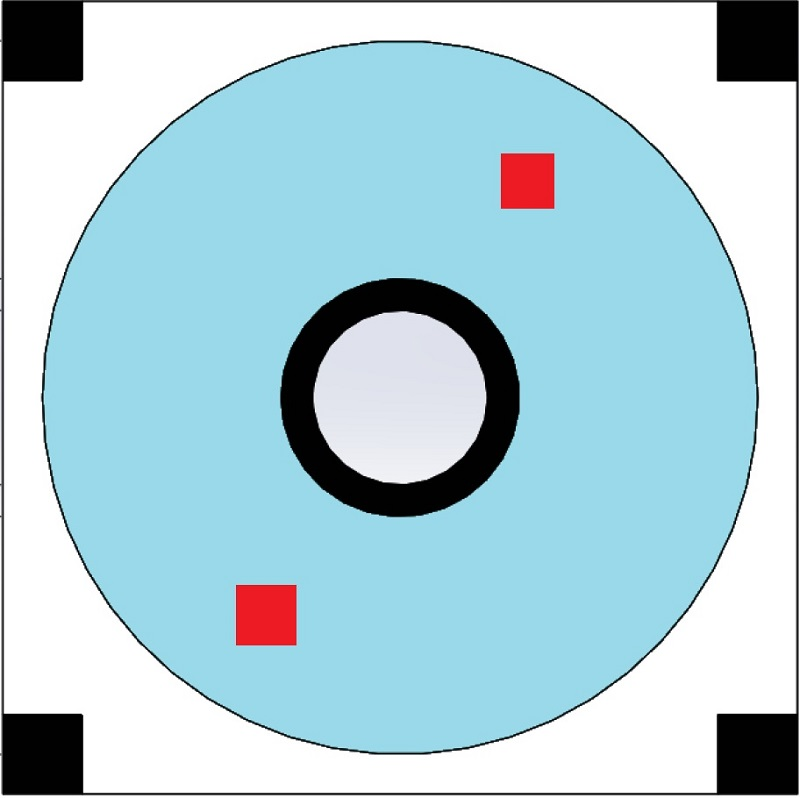
#> input picture test_images/round1new.jpg, 800 x 798 px, found by its file name
$ python 'popeye round1.py'   (older library calls are emulated)
#> lines starting #> are read from the running program, lines starting #| are printed output that depends on the picture; after the words box and inside, x2 and y2 are one past the last pixel; in counts of white or black regions, pixels touching at a corner belong together; long printed decimals are rounded
import math
import serial
import cv2
import numpy as np

img=cv2.imread('round1new.jpg',-1)
#> img is the input picture: shape (798, 800, 3); mean B, G, R 217.6, 208, 175.9
#gray=cv2.cvtColor(img,cv2.COLOR_BGR2HSV)#HERE GRAY IS NOT GRAYSCALE IT IS HSV
grayscale=cv2.cvtColor(img,cv2.COLOR_BGR2GRAY)
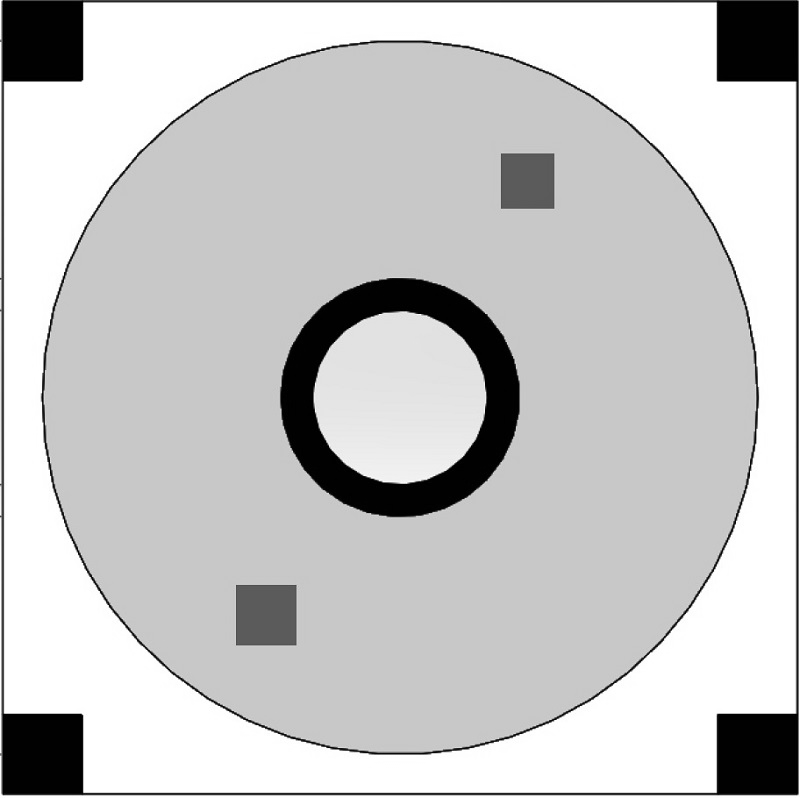
#> grayscale: shape (798, 800); min 0, max 255, mean 199.4
kernel=np.ones((5,5),np.uint8)
height,width,channels=img.shape
#> height = 798; width = 800; channels = 3
print(height,width)
#| 798 800
def dist_calc(x1,y1,x2,y2):
    return ((x2-x1)**2+(y2-y1)**2)**(0.5)
def findfactor(grayimg):

    retval,threshold=cv2.threshold(grayimg,5,255,cv2.THRESH_BINARY_INV)#CHECK THRESHOLD VALUE
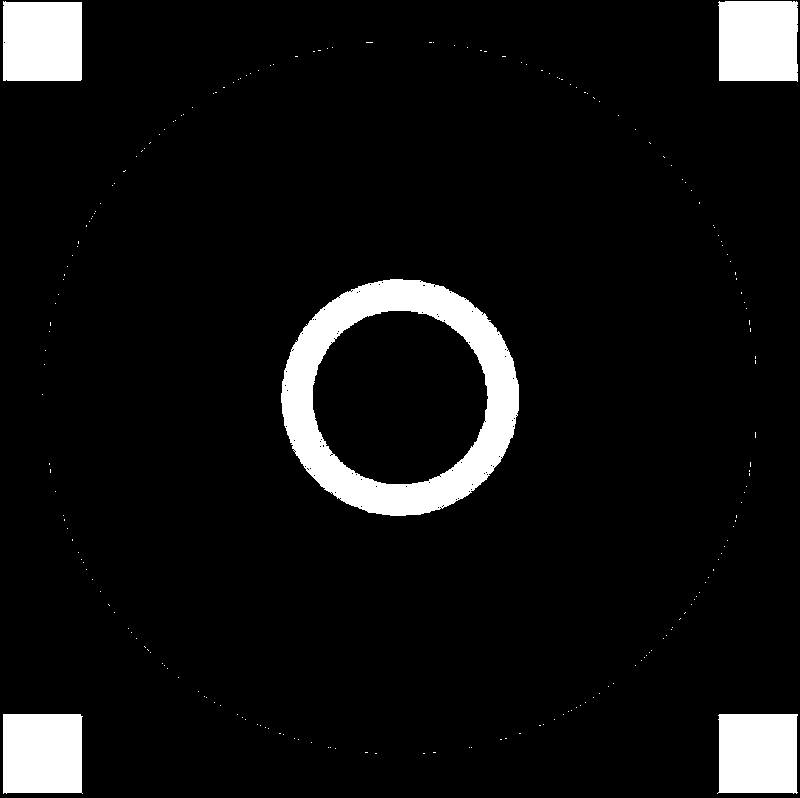
#> threshold: shape (798, 800); 7.1% white; 201 white regions (196 under 20 px), largest, box (x1, y1, x2, y2) and area: (281, 279, 519, 516) 20238, (718, 1, 798, 82) 6279, (3, 714, 83, 794) 6243, (3, 1, 82, 81) 6239, (717, 714, 798, 794) 6171
    #median=cv2.medianBlur(threshold,15)
    threshold=cv2.erode(threshold,kernel,iterations=3)
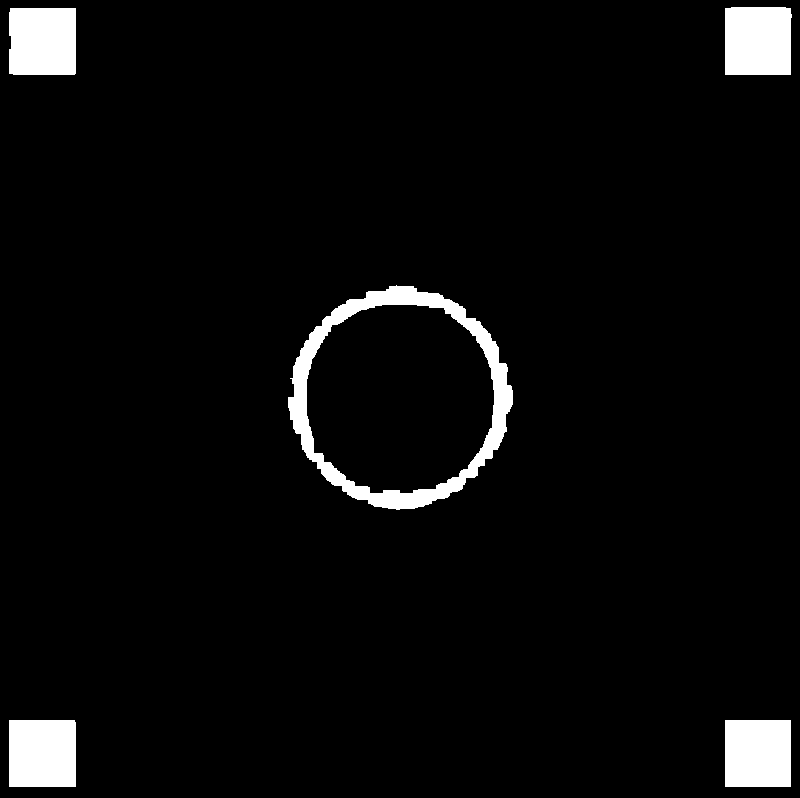
#> threshold: shape (798, 800); 4.3% white; 5 white regions
    #dilation=cv2.dilate(threshold,kernel,iterations=1)
    #cv2.imshow('thresh',threshold)
    img_factor,contours_factor,hierarchy_factor=cv2.findContours(threshold,cv2.RETR_TREE,cv2.CHAIN_APPROX_SIMPLE)
#> contours_factor = 6 contours; box (x1, y1, x2, y2) and area: (288, 285, 513, 510) 37402, (306, 304, 495, 494) 28774, (9, 720, 76, 787) 4354, (725, 7, 792, 75) 4349, (9, 8, 76, 75) 4322, (725, 720, 791, 787) 4290
##    try:
##        cv2.drawContours(img,contours_factor,-1,(255,0,0),3)#USE A BETTER ALGORITHM and remove this line img may not be defined
##        #cv2.imshow('img',img)
##    except:
##        print("img may not be defined")
##        pass

    squares=[]

    for i in contours_factor:
        approx = cv2.approxPolyDP(i,0.01*cv2.arcLength(i,True),True)
        if len(approx)==4:
            M_factor=cv2.moments(i)
            cx_factor = int(M_factor['m10']/M_factor['m00'])
            cy_factor = int(M_factor['m01']/M_factor['m00'])
            cv2.circle(img,(cx_factor,cy_factor), 5, (255,0,0), -1)
            squares.append([cx_factor,cy_factor])
        else:
            pass
#> this loop made 6 passes
#> (approx, cx_factor, cy_factor) on passes 1, 2, 5, 6: ([[725, 720], [725, 786], [790, 786], [790, 720]], 757, 753), ([[9, 720], [9, 786], [75, 786], [74, 720]], 41, 753), ([[10, 8], [9, 73], [74, 74], [75, 8]], 42, 40), ([[725, 8], [725, 74], [790, 74], [790, 8]], 757, 40)
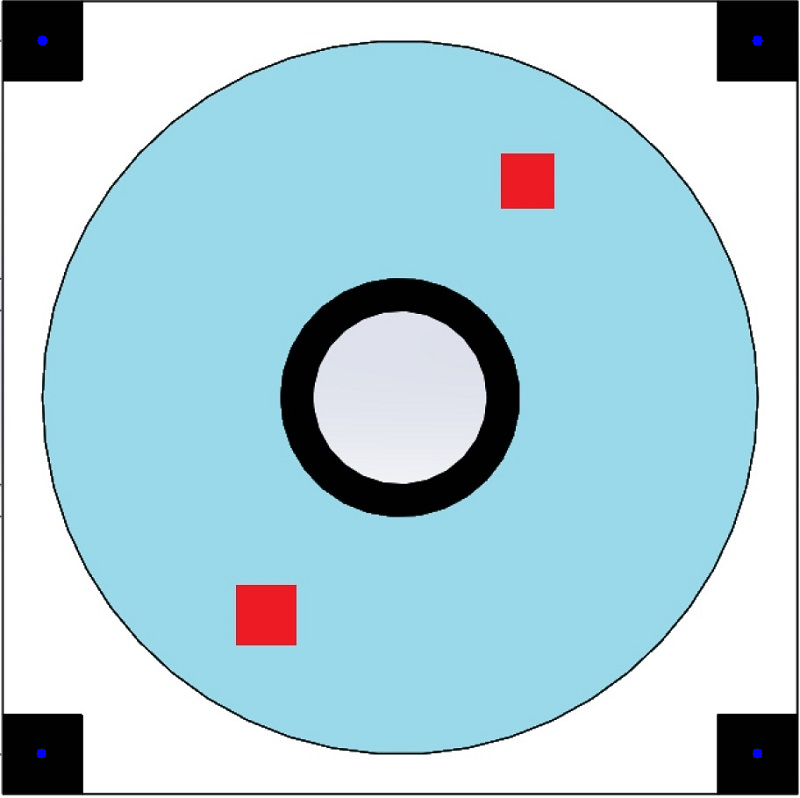
#> img: shape (798, 800, 3); 0.05% of pixels changed, all inside (x1, y1, x2, y2) = (36, 35, 763, 759)
#> after the loop, squares = [[757, 753], [41, 753], [42, 40], [757, 40]]
    if len(squares)==4:#EXCLUDING STARTING SQUARE
        distances=[dist_calc(squares[0][0],squares[0][1],squares[1][0],squares[1][1]),dist_calc(squares[0][0],squares[0][1],squares[2][0],squares[2][1]),dist_calc(squares[0][0],squares[0][1],squares[3][0],squares[3][1])]
#> distances = [716, 1009.7, 713]
        diagonal=max(distances)
#> diagonal = 1009.7
        sqnum=distances.index(diagonal)+1
#> sqnum = 2
        centerx=(squares[sqnum][0]+squares[0][0])/2
#> centerx = 399.5
        centery=(squares[sqnum][1]+squares[0][1])/2
#> centery = 396.5
        factor=127.26/diagonal#length of diagonal in cm
#> factor = 0.126
        return factor,centerx,centery
    else:
        print("Extra or less black squares found")#CHECK


factor,centerx,centery=findfactor(grayscale)#grayscale image
#> factor = 0.126; centerx = 399.5; centery = 396.5


#-------------------------------------------------------------------------
def radtheta(x,y):
    rad=math.sqrt((x*x)+(y*y))
    balloon_height=5.0
    #sides of triangle
    c=math.sqrt((rad*rad)+(balloon_height*balloon_height))
    a=25
    b=25
    s=float((a+b+c))/2
    area=math.sqrt(s*(s-a)*(s-b)*(s-c))
    R=(a*b*c)/(4*area)
    #angles of triangle
    alpha=math.atan(balloon_height/c)
    A=math.asin(a/(2*R))
    B=math.asin(b/(2*R))
    C=math.asin(c/(2*R))
    #final angles for arm
    #base_arm=a, second_arm=b/
    if y==0:
        y=0.000001
    if y>0:
        base_arm_angle=int(math.degrees(B+alpha))
    elif y<0:
        base_arm_angle=180-int(math.degrees(B+alpha))
    second_arm_angle=int(math.degrees(C))
    if x!=0:
        theta=int(math.degrees(math.atan(float(y)/x)))
    else :
        theta=90
    if theta<0:
        theta=theta+180
    if theta==0 and (x*y)<0:
        theta = 180
    elif theta==0 and (x*y)>0:
        theta = 0
    return theta,base_arm_angle,second_arm_angle

def arduino(angle1,angle2,angle3):
    ser= serial.Serial()
    ser.baudrate=9600
    ser.port="COM3"
    ser.open();
    final_string="<"+str(angle1)+" "+str(angle2)+" "+str(angle3)+">"
    ser.write(final_string.encode())
    ser.close()
##def calc_arm_details():
##    return 1,2#COMPLETE
def error_detection(theta, dist, angle1, angle2):
    x,y = calc_arm_details()
    r = math.sqrt((x*x)+(y*y))
    angle_arm = int(math.degrees(math.atan(y/x)))
    count=0
    while angle_arm-theta>2 or angle_arm-theta<-2 :
        theta+=int(theta-angle_arm)
        arduino(theta,angle1,angle2)
        count+=1
        if count==5:
            break
    count=0
    while r-dist>2 or r-dist<-2 :
        if r-dist>2 :
            angle1+=2
            angle2-=2
            arduino(theta,angle1,angle2)
        if r-dist<-2 :
            angle2+=2
            angle1-=2
            arduino(theta,angle1,angle2)
        count+=1
        if count==5:
            break
    '''ser=serial.Serial()
    ser.baudrate=9600
    ser.port="COM3"
    ser.open()
    ser.write("1".encode())
    ser.close()'''
#-------------------------------------------------------------------------
def findsquares():#requires img

    img_hsv=cv2.cvtColor(img, cv2.COLOR_BGR2HSV)
#> img_hsv: shape (798, 800, 3); mean H, S, V 62.9, 53.8, 219.7

    lower_red = np.array([0,50,50])
    upper_red = np.array([10,255,255])
    mask0 = cv2.inRange(img_hsv, lower_red, upper_red)
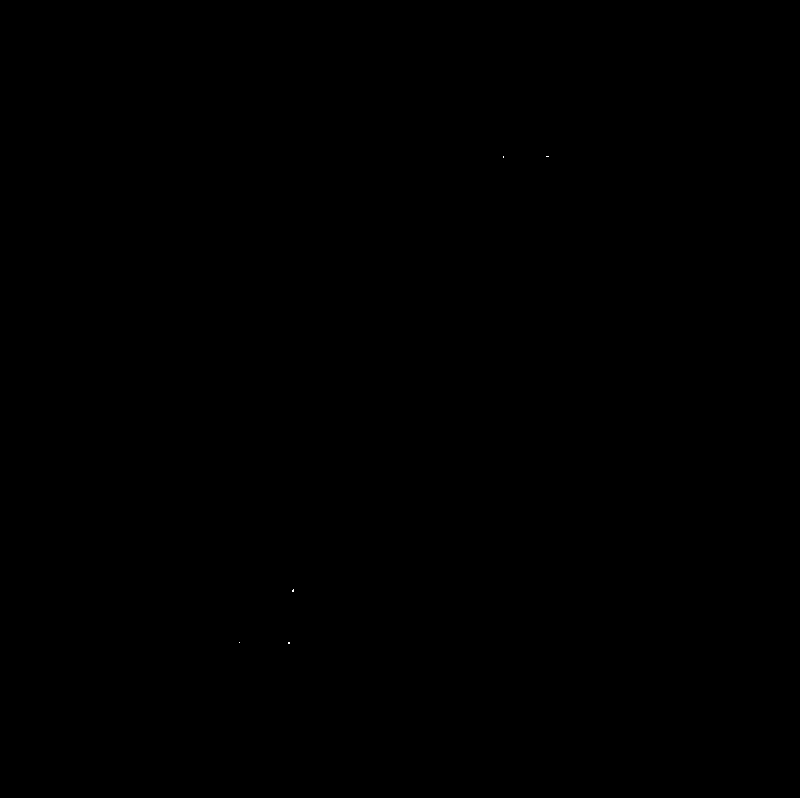
#> mask0: shape (798, 800); 0% white in thin lines or dots, all inside (x1, y1, x2, y2) = (239, 156, 549, 644)

    lower_red = np.array([170,50,50])
    upper_red = np.array([180,255,255])
    mask1 = cv2.inRange(img_hsv, lower_red, upper_red)
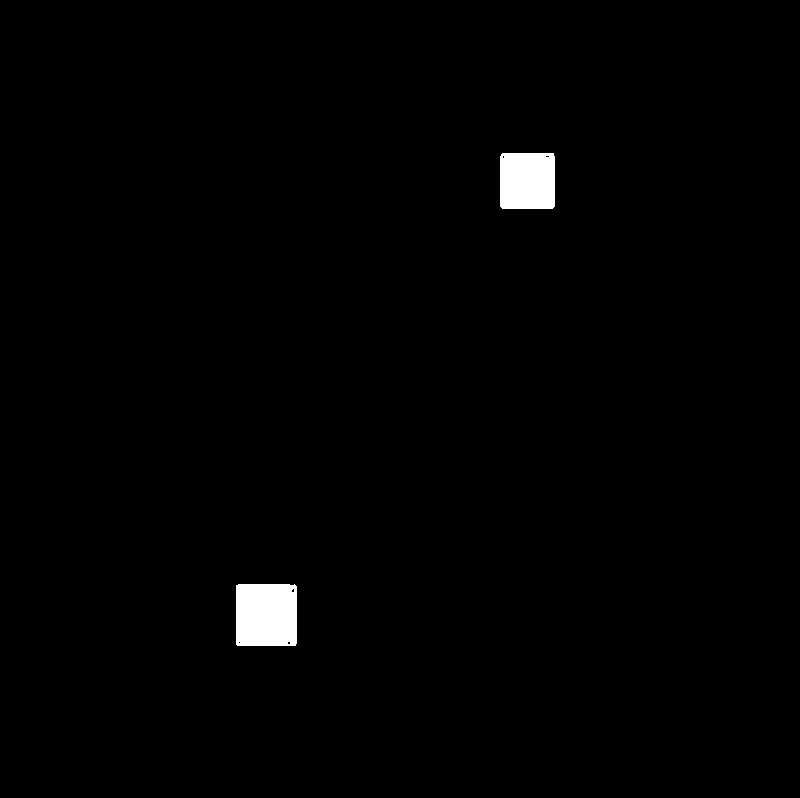
#> mask1: shape (798, 800); 1.1% white; 2 white regions, box (x1, y1, x2, y2) and area: (236, 584, 297, 646) 3760, (500, 153, 555, 209) 3062
    mask = mask0+mask1
#> mask: shape (798, 800); 1.1% white; 2 white regions
    #output = img.copy()
    #output[np.where(mask==0)] = 0


    img2,contours,hierarchy=cv2.findContours(mask,cv2.RETR_TREE,cv2.CHAIN_APPROX_SIMPLE)
#> contours = 2 contours; box (x1, y1, x2, y2) and area: (236, 584, 297, 646) 3650, (500, 153, 555, 209) 2960
    cv2.drawContours(img,contours,-1,(255,0,0),3)
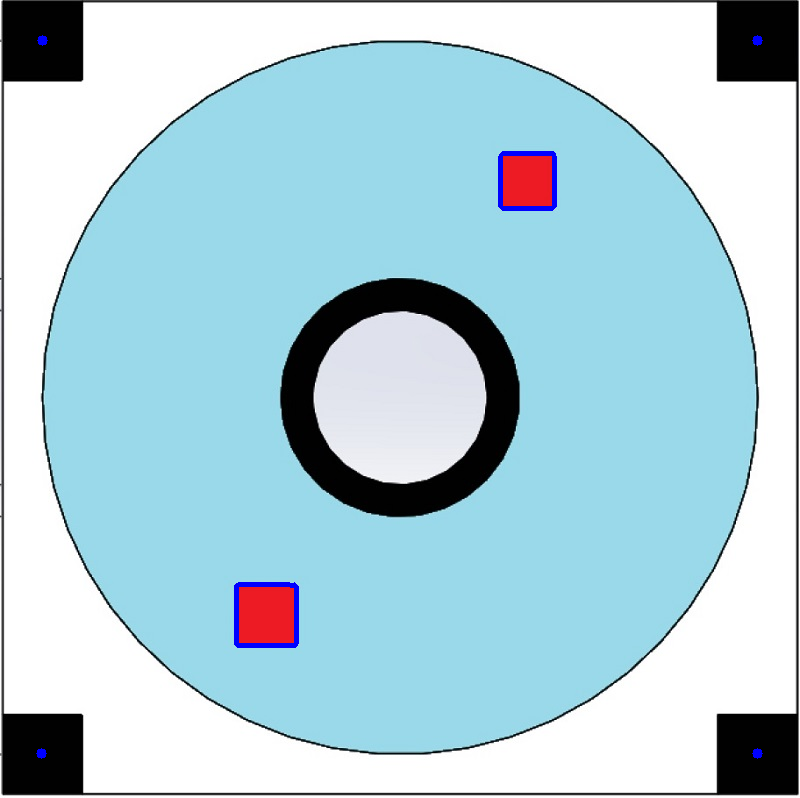
#> img: shape (798, 800, 3); 0.35% of pixels changed, all inside (x1, y1, x2, y2) = (234, 151, 557, 648)
    targets=[]
    for i in contours:
        approx = cv2.approxPolyDP(i,0.01*cv2.arcLength(i,True),True)
        if len(approx)==4:
            #cnt=contours[0]
            M=cv2.moments(i)
            cx = int(M['m10']/M['m00'])
            cy = int(M['m01']/M['m00'])
            x=(cx-centerx)*factor
            y=(-1)*(cy-centery)*factor
            cv2.circle(img,(cx,cy), 5, (0,0,0), -1)
            targets.append([x,y])#x,y in cm

            print("coordinates in pixels",cx,height-cy)
            print("xy",x,y)
            print("angle",math.degrees(math.atan(y/x)))
            print("center",centerx,height-centery)
            print("radius in cm",dist_calc(cx,cy,centerx,height-centery)*factor)
        else:
            pass
#> this loop made 2 passes
#> (approx, cx, cy, x, y) on passes 1 to 2: ([[236, 585], [236, 644], [295, 645], [296, 586]], 265, 614, -16.95, -27.41), ([[502, 153], [500, 206], [552, 208], [553, 153]], 527, 180, 16.07, 27.29)
#| coordinates in pixels 265 184
#| xy -16.951 -27.412
#| angle 58.268
#| center 399.5 401.5
#| radius in cm 31.695
#| coordinates in pixels 527 618
#| xy 16.069 27.286
#| angle 59.506
#| center 399.5 401.5
#| radius in cm 32.210
#> img: shape (798, 800, 3); 0.03% of pixels changed, all inside (x1, y1, x2, y2) = (260, 175, 533, 620)
#> after the loop, targets = [[-16.95, -27.41], [16.07, 27.29]]
    cv2.imshow('img',img)
    return targets
targets=findsquares()
#> targets = [[-16.95, -27.41], [16.07, 27.29]]
if len(targets)==2:
    for i in targets:
        theta,base_arm_angle,second_arm_angle=radtheta(i[0],i[1])
        dist=dist_calc(i[0],i[1],0,0)
#> (the run stopped early here; a loop or call above may not have finished)
